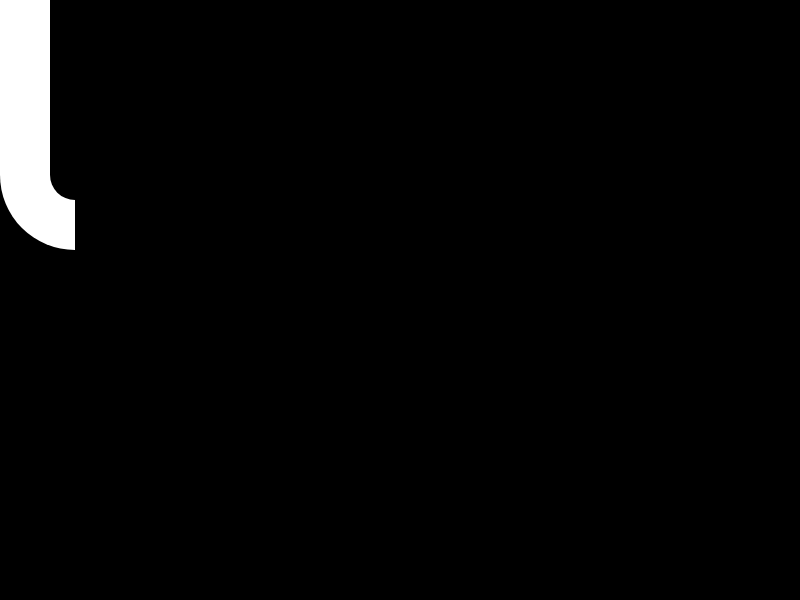
Frame 1 (no input)
Frame 60 (no input): identical to frame 1, image omitted
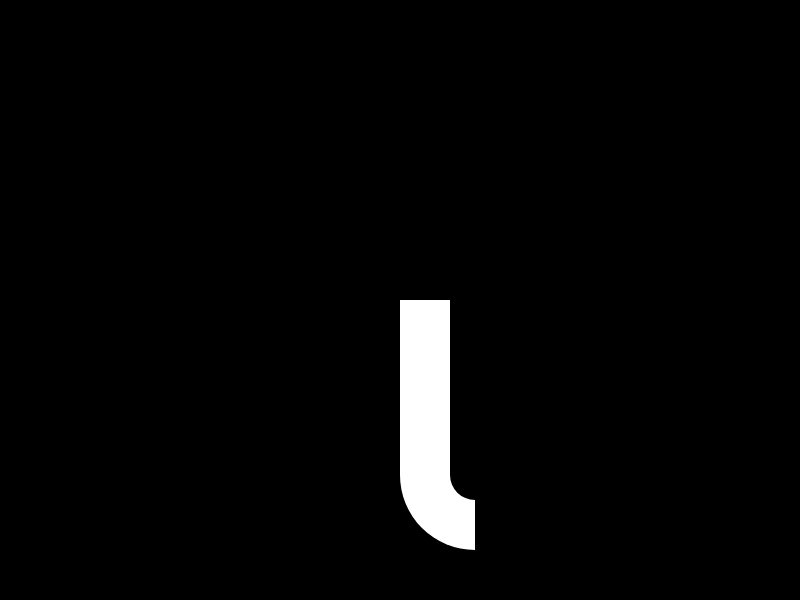
Frame 120 (the mouse pressed at the canvas centre since frame 60)

The p5.js sketch that drew these frames (run headless with seeded random() and noise() and a simulated clock; from frame 60 on, the mouse is pressed at the canvas centre):

// p5.js sketch
// ── sketch.js
function setup() {
  createCanvas(800, 600);  
}

function draw(){
  background(0);
  criaL(mouseX,mouseY);
}

function criaL(posX,posY){
  fill(255);
  stroke(255);
  strokeWeight(0);
  // ROUND, PROJECT
  
  let modulo = 50;
  let largura = modulo;
  let altura = modulo*3.5;
  
  rect(posX,posY,largura,altura)
  arc(posX+modulo*1.5,posY+(modulo*3.5),modulo*3,modulo*3,radians(90),radians(180),PIE);
  fill(0);
  stroke(0);
  arc(posX+modulo*1.5,posY+(modulo*3.5),modulo,modulo,radians(90),radians(180),PIE);
  // CHORD, PIE, OPEN
}
